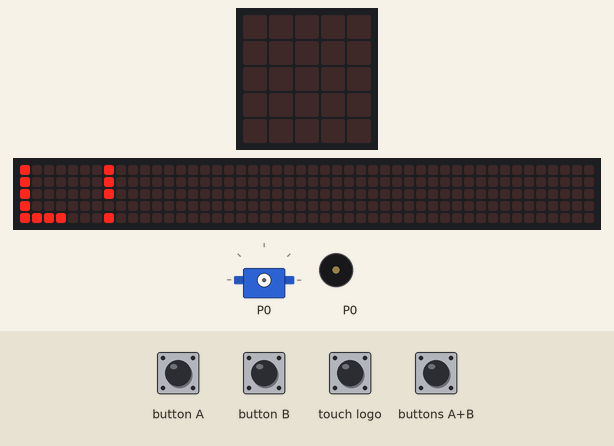
This program was run on a simulated BBC micro:bit (MakeCode). Parts: the board's 5×5 LED display, a strip that is not on the board, showing the scrolling text unrolled, servo, buzzer (waves = sounding). Inputs (shaded band) come from the test bench. The 48×5 strip is a reading aid, not a part: it shows the text the display is scrolling, unrolled, one strip-width of it at a time.

Above: at 9.2 s.
11.2 s: button A pressed for 0.15 s
11.9 s: button B pressed for 0.15 s
12.6 s: touch logo pressed for 0.15 s
At 13.7 s:
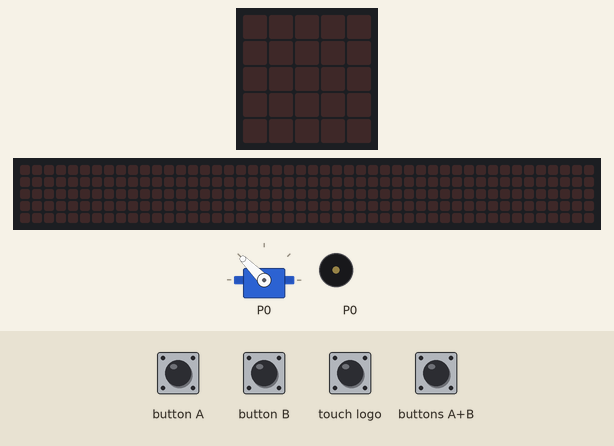
14.8 s: buttons A+B pressed for 0.15 s
At 15.3 s:
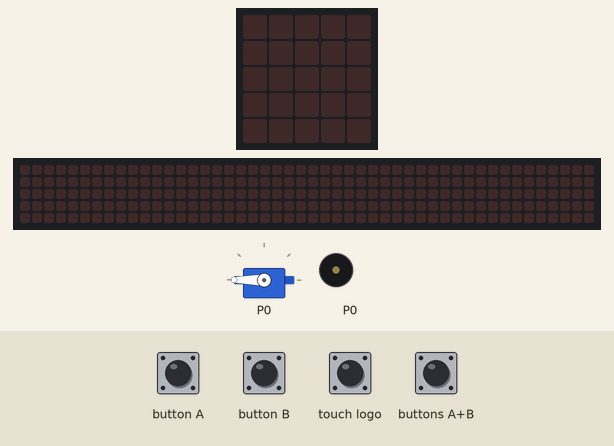
16.4 s: button A pressed for 1 s
At 17.8 s:
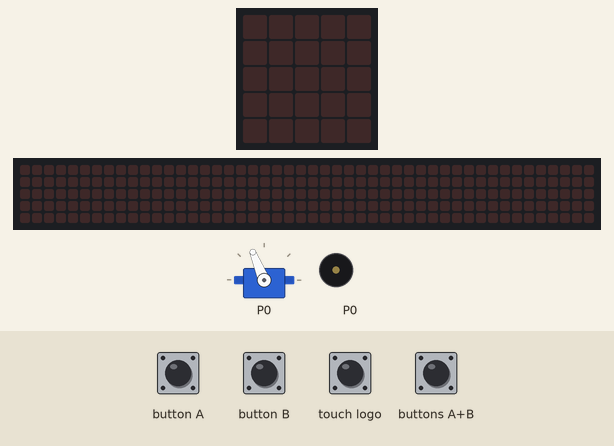
18.9 s: button B pressed for 1 s
At 19.9 s:
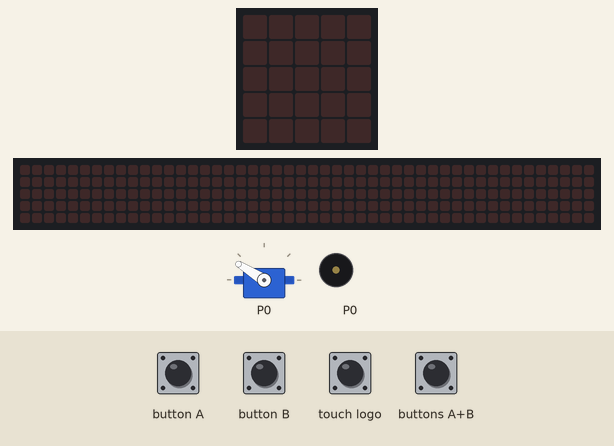
Timing chart, 0 to 21.9 s (numbered marks = the images above; inputs shaded):
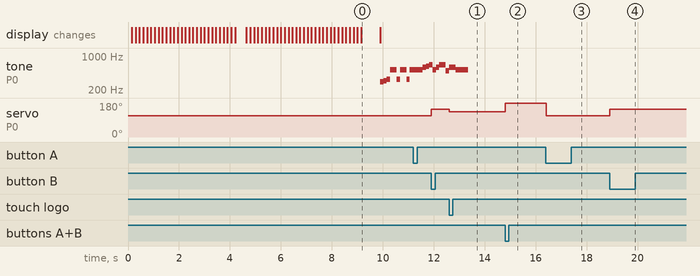

Measured:
- after the input at 11.9 s, servo on P0: 112° → 148° at once
- after the input at 12.6 s, servo on P0: 148° → 135° at once
- after the input at 14.8 s, servo on P0: 135° → 180° at once
- after the input at 16.4 s, servo on P0: 180° → 112° at once
- after the input at 18.9 s, servo on P0: 112° → 148° at once
- what the display in image 0 shows lasts 0.7 s, from 9.2 s to 9.9 s

The program:

main.ts
```typescript
basic.showString("PLAY BALL!")
music._playDefaultBackground(music.builtInPlayableMelody(Melodies.Entertainer), music.PlaybackMode.InBackground)
basic.forever(function () {
    if (input.buttonIsPressed(Button.AB)) {
        servos.P0.run(100)
    } else if (input.buttonIsPressed(Button.B)) {
        servos.P0.run(65)
    } else if (input.logoIsPressed()) {
        servos.P0.run(50)
    } else if (input.buttonIsPressed(Button.A)) {
        servos.P0.run(25)
    } else {
        servos.P0.stop()
    }
})
```

test.ts
```typescript
// tests go here; this will not be compiled when this package is used as an extension.
```
